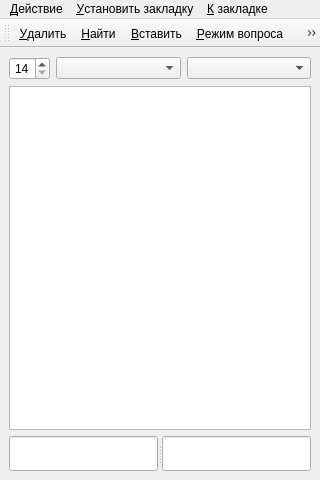
<?xml version="1.0" encoding="UTF-8"?>
<ui version="4.0">
 <class>QPrabhupadaDictionaryWindow</class>
 <widget class="QMainWindow" name="QPrabhupadaDictionaryWindow">
  <property name="windowTitle" stdset="0">
   <string>Словарь Шрилы Прабхупады</string>
  </property>
  <property name="windowIcon" stdset="0">
   <iconset>
    <normaloff>:/Icon/resources/PrabhupadaDictionary.ico</normaloff>
   </iconset>
  </property>
  <property name="whatsThis" stdset="0">
   <string>&lt;!DOCTYPE HTML PUBLIC &quot;-//W3C//DTD HTML 4.0//EN&quot; &quot;http://www.w3.org/TR/REC-html40/strict.dtd&quot;&gt;
&lt;html&gt;&lt;head&gt;&lt;meta name=&quot;qrichtext&quot; content=&quot;1&quot; /&gt;&lt;style type=&quot;text/css&quot;&gt;
p, li { white-space: pre-wrap; }
&lt;/style&gt;&lt;/head&gt;&lt;body style=&quot; font-family:'MS Shell Dlg 2'; font-size:8pt; font-weight:400; font-style:normal;&quot;&gt;
&lt;p style=&quot; margin-top:0px; margin-bottom:0px; margin-left:0px; margin-right:0px; -qt-block-indent:0; text-indent:0px;&quot;&gt;Словарь Его Божественной Милости основателя-ачарьи Международного Общества сознания Кришны Шри Шримад Абхая Чаранаравидны Бхактиведанты Свами Прабхупады!&lt;br /&gt;Познакомиться с его книгами можно на сайте &lt;a href=&quot;https://vedabase.io&quot;&gt;&lt;span style=&quot; text-decoration: underline; color:#0000ff;&quot;&gt;https://vedabase.io!&lt;/span&gt;&lt;/a&gt;&lt;/p&gt;&lt;/body&gt;&lt;/html&gt;</string>
  </property>
  <property name="minimumSize" stdset="0">
   <size>
    <width>320</width>
    <height>480</height>
   </size>
  </property>
  <property name="geometry" stdset="0">
   <rect>
    <x>0</x>
    <y>0</y>
    <width>320</width>
    <height>480</height>
   </rect>
  </property>
  <widget class="QWidget" name="centralwidget">
   <layout class="QVBoxLayout" name="vlPrabhuadaMain">
    <item>
     <layout class="QHBoxLayout" name="horizontalLayout" stretch="1,3,3">
      <item>
       <widget class="QSpinBox" name="sbFontSize">
        <property name="value" stdset="0">
         <number>14</number>
        </property>
        <property name="minimum" stdset="0">
         <number>14</number>
        </property>
        <property name="maximum" stdset="0">
         <number>24</number>
        </property>
        <property name="alignment" stdset="0">
         <set>Qt::AlignCenter</set>
        </property>
        <property name="toolTip" stdset="0">
         <string>Размер шрифта</string>
        </property>
       </widget>
      </item>
      <item>
       <widget class="QComboBox" name="ComboBoxLanguage">
        <property name="toolTip" stdset="0">
         <string>Язык словаря</string>
        </property>
       </widget>
      </item>
      <item>
       <widget class="QComboBox" name="ComboBoxLanguageUI">
        <property name="toolTip" stdset="0">
         <string>&lt;html&gt;&lt;head/&gt;&lt;body&gt;&lt;p&gt;Язык программы словаря&lt;br/&gt;Шрилы Прабхупады&lt;/p&gt;&lt;/body&gt;&lt;/html&gt;</string>
        </property>
       </widget>
      </item>
     </layout>
    </item>
    <item>
     <layout class="QVBoxLayout" name="vlDictionary">
      <item>
       <widget class="QTableView" name="tbvPrabhupadaDictionary">
        <property name="font" stdset="0">
         <font>
          <family>Gaura Times</family>
          <pointsize>14</pointsize>
         </font>
        </property>
       </widget>
      </item>
      <item>
       <widget class="QSplitter" name="splSanskritTranslate">
        <property name="orientation" stdset="0">
         <enum>Qt::Horizontal</enum>
        </property>
        <property name="childrenCollapsible" stdset="0">
         <bool>false</bool>
        </property>
        <widget class="QLineEdit" name="leSanskrit">
         <property name="whatsThis" stdset="0">
          <string>&lt;html&gt;&lt;head/&gt;&lt;body&gt;&lt;p&gt;Поиск по санскриту!&lt;/p&gt;&lt;p&gt;Можно использовать регулярные выражения!&lt;/p&gt;&lt;/body&gt;&lt;/html&gt;</string>
         </property>
         <property name="toolTip" stdset="0">
          <string>&lt;html&gt;&lt;head/&gt;&lt;body&gt;&lt;p&gt;Поиск по санскриту!&lt;/p&gt;&lt;/body&gt;&lt;/html&gt;</string>
         </property>
         <property name="font" stdset="0">
          <font>
           <family>Gaura Times</family>
           <pointsize>14</pointsize>
          </font>
         </property>
        </widget>
        <widget class="QLineEdit" name="leTranslate">
         <property name="whatsThis" stdset="0">
          <string>&lt;html&gt;&lt;head/&gt;&lt;body&gt;&lt;p&gt;Поиск по переводу!&lt;/p&gt;&lt;p&gt;Можно использовать регулярные выражения!&lt;/p&gt;&lt;/body&gt;&lt;/html&gt;</string>
         </property>
         <property name="toolTip" stdset="0">
          <string>&lt;html&gt;&lt;head/&gt;&lt;body&gt;&lt;p&gt;Поиск по переводу!&lt;/p&gt;&lt;/body&gt;&lt;/html&gt;</string>
         </property>
         <property name="font" stdset="0">
          <font>
           <family>Gaura Times</family>
           <pointsize>14</pointsize>
          </font>
         </property>
        </widget>
       </widget>
      </item>
     </layout>
    </item>
   </layout>
  </widget>
  <widget class="QMenuBar" name="mbPrabupadaDictionary">
   <property name="sizePolicy" stdset="0">
    <sizepolicy hsizetype="MinimumExpanding" vsizetype="MinimumExpanding">
     <horstretch>0</horstretch>
     <verstretch>0</verstretch>
    </sizepolicy>
   </property>
   <property name="geometry" stdset="0">
    <rect>
     <x>0</x>
     <y>0</y>
     <width>320</width>
     <height>21</height>
    </rect>
   </property>
   <widget class="QMenu" name="menuAction">
    <property name="title" stdset="0">
     <string>&amp;Действие</string>
    </property>
    <addaction name="actionFind"/>
    <addaction name="actionCase_Sensitive"/>
    <addaction name="actionDelete"/>
    <addaction name="actionInsert"/>
    <addaction name="actionRemove_Duplicates"/>
    <addaction name="actionWhats_This_mode"/>
   </widget>
   <widget class="QMenu" name="menuSet_Bookmark">
    <property name="title" stdset="0">
     <string>&amp;Установить закладку</string>
    </property>
    <addaction name="actionSet_Bookmark_0"/>
    <addaction name="actionSet_Bookmark_1"/>
    <addaction name="actionSet_Bookmark_2"/>
    <addaction name="actionSet_Bookmark_3"/>
    <addaction name="actionSet_Bookmark_4"/>
    <addaction name="actionSet_Bookmark_5"/>
    <addaction name="actionSet_Bookmark_6"/>
    <addaction name="actionSet_Bookmark_7"/>
    <addaction name="actionSet_Bookmark_8"/>
    <addaction name="actionSet_Bookmark_9"/>
   </widget>
   <widget class="QMenu" name="menuGo_Bookmarks">
    <property name="title" stdset="0">
     <string>&amp;К закладке</string>
    </property>
    <addaction name="actionGo_to_ookmark_0"/>
    <addaction name="actionGo_to_bookmark_1"/>
    <addaction name="actionGo_to_bookmark_2"/>
    <addaction name="actionGo_to_bookmark_3"/>
    <addaction name="actionGo_to_bookmark_4"/>
    <addaction name="actionGo_to_bookmark_5"/>
    <addaction name="actionGo_to_bookmark_6"/>
    <addaction name="actionGo_to_bookmark_7"/>
    <addaction name="actionGo_to_bookmark_8"/>
    <addaction name="actionGo_to_bookmark_9"/>
   </widget>
   <addaction name="menuAction"/>
   <addaction name="menuSet_Bookmark"/>
   <addaction name="menuGo_Bookmarks"/>
  </widget>
  <widget class="QToolBar" name="tbPrabhupada">
   <property name="toolButtonStyle" stdset="0">
    <enum>Qt::ToolButtonFollowStyle</enum>
   </property>
   <property name="orientation" stdset="0">
    <enum>Qt::Horizontal</enum>
   </property>
   <property name="floatable" stdset="0">
    <bool>true</bool>
   </property>
   <property name="windowTitle" stdset="0">
    <string>toolBar</string>
   </property>
   <attribute name="toolBarArea">
    <enum>TopToolBarArea</enum>
   </attribute>
   <attribute name="toolBarBreak">
    <bool>false</bool>
   </attribute>
   <addaction name="actionDelete"/>
   <addaction name="actionFind"/>
   <addaction name="actionInsert"/>
   <addaction name="actionWhats_This_mode"/>
   <addaction name="actionCase_Sensitive"/>
   <addaction name="actionRemove_Duplicates"/>
  </widget>
  <action name="actionFind">
   <property name="text" stdset="0">
    <string>&amp;Найти</string>
   </property>
   <property name="shortcut" stdset="0">
    <string>Ctrl+Return</string>
   </property>
   <property name="iconVisibleInMenu" stdset="0">
    <bool>true</bool>
   </property>
   <property name="iconText" stdset="0">
    <string>&amp;Найти</string>
   </property>
   <property name="icon" stdset="0">
    <iconset>
     <normaloff>:/ToolButton/resources/Find.png</normaloff>
    </iconset>
   </property>
  </action>
  <action name="actionCase_Sensitive">
   <property name="text" stdset="0">
    <string>&amp;Различать регистр</string>
   </property>
   <property name="iconText" stdset="0">
    <string>&amp;Различать регистр</string>
   </property>
   <property name="icon" stdset="0">
    <iconset>
     <normaloff>:/ToolButton/resources/Case_Sensitive.png</normaloff>
    </iconset>
   </property>
   <property name="checkable" stdset="0">
    <bool>true</bool>
   </property>
  </action>
  <action name="actionDelete">
   <property name="text" stdset="0">
    <string>&amp;Удалить</string>
   </property>
   <property name="shortcut" stdset="0">
    <string>Ctrl+Del</string>
   </property>
   <property name="iconText" stdset="0">
    <string>&amp;Удалить</string>
   </property>
   <property name="icon" stdset="0">
    <iconset>
     <normaloff>:/ToolButton/resources/Delete.png</normaloff>
    </iconset>
   </property>
  </action>
  <action name="actionInsert">
   <property name="text" stdset="0">
    <string>&amp;Вставить</string>
   </property>
   <property name="shortcut" stdset="0">
    <string>Ctrl+Ins</string>
   </property>
   <property name="iconText" stdset="0">
    <string>&amp;Вставить</string>
   </property>
   <property name="icon" stdset="0">
    <iconset>
     <normaloff>:/ToolButton/resources/Insert.png</normaloff>
    </iconset>
   </property>
  </action>
  <action name="actionRemove_Duplicates">
   <property name="text" stdset="0">
    <string>&amp;Удалить дубликаты</string>
   </property>
   <property name="iconText" stdset="0">
    <string>&amp;Удалить дубликаты</string>
   </property>
   <property name="icon" stdset="0">
    <iconset>
     <normaloff>:/ToolButton/resources/RemoveDuplicates.png</normaloff>
    </iconset>
   </property>
  </action>
  <action name="actionSet_Bookmark_0">
   <property name="text" stdset="0">
    <string>Установить закладку &amp;0</string>
   </property>
   <property name="shortcut" stdset="0">
    <string>Ctrl+0</string>
   </property>
  </action>
  <action name="actionSet_Bookmark_1">
   <property name="text" stdset="0">
    <string>Установить закладку &amp;1</string>
   </property>
   <property name="shortcut" stdset="0">
    <string>Ctrl+1</string>
   </property>
  </action>
  <action name="actionSet_Bookmark_2">
   <property name="text" stdset="0">
    <string>Установить закладку &amp;2</string>
   </property>
   <property name="shortcut" stdset="0">
    <string>Ctrl+2</string>
   </property>
  </action>
  <action name="actionSet_Bookmark_3">
   <property name="text" stdset="0">
    <string>Установить закладку &amp;3</string>
   </property>
   <property name="shortcut" stdset="0">
    <string>Ctrl+3</string>
   </property>
  </action>
  <action name="actionSet_Bookmark_4">
   <property name="text" stdset="0">
    <string>Установить закладку &amp;4</string>
   </property>
   <property name="shortcut" stdset="0">
    <string>Ctrl+4</string>
   </property>
  </action>
  <action name="actionSet_Bookmark_5">
   <property name="text" stdset="0">
    <string>Установить закладку &amp;5</string>
   </property>
   <property name="shortcut" stdset="0">
    <string>Ctrl+5</string>
   </property>
  </action>
  <action name="actionSet_Bookmark_6">
   <property name="text" stdset="0">
    <string>Установить закладку &amp;6</string>
   </property>
   <property name="shortcut" stdset="0">
    <string>Ctrl+6</string>
   </property>
  </action>
  <action name="actionSet_Bookmark_7">
   <property name="text" stdset="0">
    <string>Установить закладку &amp;7</string>
   </property>
   <property name="shortcut" stdset="0">
    <string>Ctrl+7</string>
   </property>
  </action>
  <action name="actionSet_Bookmark_8">
   <property name="text" stdset="0">
    <string>Установить закладку &amp;8</string>
   </property>
   <property name="shortcut" stdset="0">
    <string>Ctrl+8</string>
   </property>
  </action>
  <action name="actionSet_Bookmark_9">
   <property name="text" stdset="0">
    <string>Установить закладку &amp;9</string>
   </property>
   <property name="shortcut" stdset="0">
    <string>Ctrl+9</string>
   </property>
  </action>
  <action name="actionGo_to_ookmark_0">
   <property name="text" stdset="0">
    <string>К закладке &amp;0</string>
   </property>
   <property name="shortcut" stdset="0">
    <string>Alt+0</string>
   </property>
  </action>
  <action name="actionGo_to_bookmark_1">
   <property name="text" stdset="0">
    <string>К закладке &amp;1</string>
   </property>
   <property name="shortcut" stdset="0">
    <string>Alt+1</string>
   </property>
  </action>
  <action name="actionGo_to_bookmark_2">
   <property name="text" stdset="0">
    <string>К закладке &amp;2</string>
   </property>
   <property name="shortcut" stdset="0">
    <string>Alt+2</string>
   </property>
  </action>
  <action name="actionGo_to_bookmark_3">
   <property name="text" stdset="0">
    <string>К закладке &amp;3</string>
   </property>
   <property name="shortcut" stdset="0">
    <string>Alt+3</string>
   </property>
  </action>
  <action name="actionGo_to_bookmark_4">
   <property name="text" stdset="0">
    <string>К закладке &amp;4</string>
   </property>
   <property name="shortcut" stdset="0">
    <string>Alt+4</string>
   </property>
  </action>
  <action name="actionGo_to_bookmark_5">
   <property name="text" stdset="0">
    <string>К закладке &amp;5</string>
   </property>
   <property name="shortcut" stdset="0">
    <string>Alt+5</string>
   </property>
  </action>
  <action name="actionGo_to_bookmark_6">
   <property name="text" stdset="0">
    <string>К закладке &amp;6</string>
   </property>
   <property name="shortcut" stdset="0">
    <string>Alt+6</string>
   </property>
  </action>
  <action name="actionGo_to_bookmark_7">
   <property name="text" stdset="0">
    <string>К закладке &amp;7</string>
   </property>
   <property name="shortcut" stdset="0">
    <string>Alt+7</string>
   </property>
  </action>
  <action name="actionGo_to_bookmark_8">
   <property name="text" stdset="0">
    <string>К закладке &amp;8</string>
   </property>
   <property name="shortcut" stdset="0">
    <string>Alt+8</string>
   </property>
  </action>
  <action name="actionGo_to_bookmark_9">
   <property name="text" stdset="0">
    <string>К закладке &amp;9</string>
   </property>
   <property name="shortcut" stdset="0">
    <string>Alt+9</string>
   </property>
  </action>
  <action name="actionWhats_This_mode">
   <property name="text" stdset="0">
    <string>&amp;Режим вопроса</string>
   </property>
   <property name="shortcut" stdset="0">
    <string>Ctrl+F1</string>
   </property>
   <property name="iconText" stdset="0">
    <string>&amp;Режим вопроса</string>
   </property>
   <property name="icon" stdset="0">
    <iconset>
     <normaloff>:/ToolButton/resources/WhatsThis.png</normaloff>
    </iconset>
   </property>
  </action>
 </widget>
 <tabstops>
  <tabstop>sbFontSize</tabstop>
  <tabstop>ComboBoxLanguage</tabstop>
  <tabstop>ComboBoxLanguageUI</tabstop>
  <tabstop>tbvPrabhupadaDictionary</tabstop>
  <tabstop>leSanskrit</tabstop>
  <tabstop>leTranslate</tabstop>
 </tabstops>
 <resources>
  <include location="../PrabhupadaDictionary.qrc"/>
 </resources>
 <connections/>
</ui>
